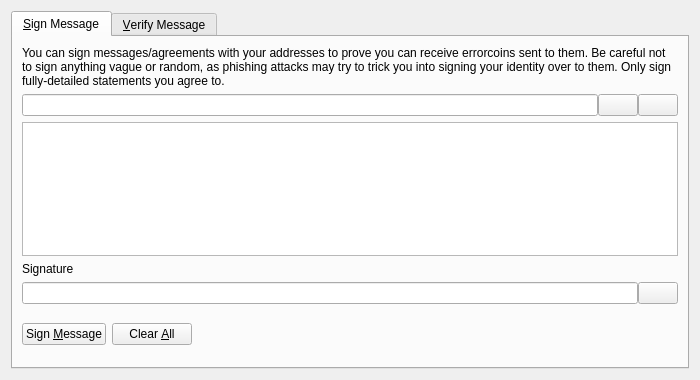
<?xml version="1.0" encoding="UTF-8"?>
<ui version="4.0">
 <class>SignVerifyMessageDialog</class>
 <widget class="QDialog" name="SignVerifyMessageDialog">
  <property name="geometry">
   <rect>
    <x>0</x>
    <y>0</y>
    <width>700</width>
    <height>380</height>
   </rect>
  </property>
  <property name="windowTitle">
   <string>Signatures - Sign / Verify a Message</string>
  </property>
  <property name="modal">
   <bool>true</bool>
  </property>
  <layout class="QVBoxLayout" name="verticalLayout">
   <item>
    <widget class="QTabWidget" name="tabWidget">
     <property name="currentIndex">
      <number>0</number>
     </property>
     <widget class="QWidget" name="tabSignMessage">
      <attribute name="title">
       <string>&amp;Sign Message</string>
      </attribute>
      <layout class="QVBoxLayout" name="verticalLayout_SM">
       <item>
        <widget class="QLabel" name="infoLabel_SM">
         <property name="text">
          <string>You can sign messages/agreements with your addresses to prove you can receive errorcoins sent to them. Be careful not to sign anything vague or random, as phishing attacks may try to trick you into signing your identity over to them. Only sign fully-detailed statements you agree to.</string>
         </property>
         <property name="textFormat">
          <enum>Qt::PlainText</enum>
         </property>
         <property name="wordWrap">
          <bool>true</bool>
         </property>
        </widget>
       </item>
       <item>
        <layout class="QHBoxLayout" name="horizontalLayout_1_SM">
         <property name="spacing">
          <number>0</number>
         </property>
         <item>
          <widget class="QValidatedLineEdit" name="addressIn_SM">
           <property name="toolTip">
            <string>The errorcoin address to sign the message with</string>
           </property>
          </widget>
         </item>
         <item>
          <widget class="QPushButton" name="addressBookButton_SM">
           <property name="toolTip">
            <string>Choose previously used address</string>
           </property>
           <property name="text">
            <string/>
           </property>
           <property name="icon">
            <iconset resource="../bitcoin.qrc">
             <normaloff>:/icons/address-book</normaloff>:/icons/address-book</iconset>
           </property>
           <property name="shortcut">
            <string>Alt+A</string>
           </property>
           <property name="autoDefault">
            <bool>false</bool>
           </property>
          </widget>
         </item>
         <item>
          <widget class="QPushButton" name="pasteButton_SM">
           <property name="toolTip">
            <string>Paste address from clipboard</string>
           </property>
           <property name="text">
            <string/>
           </property>
           <property name="icon">
            <iconset resource="../bitcoin.qrc">
             <normaloff>:/icons/editpaste</normaloff>:/icons/editpaste</iconset>
           </property>
           <property name="shortcut">
            <string>Alt+P</string>
           </property>
           <property name="autoDefault">
            <bool>false</bool>
           </property>
          </widget>
         </item>
        </layout>
       </item>
       <item>
        <widget class="QPlainTextEdit" name="messageIn_SM">
         <property name="toolTip">
          <string>Enter the message you want to sign here</string>
         </property>
        </widget>
       </item>
       <item>
        <widget class="QLabel" name="signatureLabel_SM">
         <property name="text">
          <string>Signature</string>
         </property>
         <property name="textFormat">
          <enum>Qt::PlainText</enum>
         </property>
        </widget>
       </item>
       <item>
        <layout class="QHBoxLayout" name="horizontalLayout_2_SM">
         <property name="spacing">
          <number>0</number>
         </property>
         <item>
          <widget class="QLineEdit" name="signatureOut_SM">
           <property name="font">
            <font>
             <italic>true</italic>
            </font>
           </property>
           <property name="readOnly">
            <bool>true</bool>
           </property>
          </widget>
         </item>
         <item>
          <widget class="QPushButton" name="copySignatureButton_SM">
           <property name="toolTip">
            <string>Copy the current signature to the system clipboard</string>
           </property>
           <property name="text">
            <string/>
           </property>
           <property name="icon">
            <iconset resource="../bitcoin.qrc">
             <normaloff>:/icons/editcopy</normaloff>:/icons/editcopy</iconset>
           </property>
           <property name="autoDefault">
            <bool>false</bool>
           </property>
          </widget>
         </item>
        </layout>
       </item>
       <item>
        <layout class="QHBoxLayout" name="horizontalLayout_3_SM">
         <item>
          <widget class="QPushButton" name="signMessageButton_SM">
           <property name="toolTip">
            <string>Sign the message to prove you own this errorcoin address</string>
           </property>
           <property name="text">
            <string>Sign &amp;Message</string>
           </property>
           <property name="icon">
            <iconset resource="../bitcoin.qrc">
             <normaloff>:/icons/edit</normaloff>:/icons/edit</iconset>
           </property>
           <property name="autoDefault">
            <bool>false</bool>
           </property>
          </widget>
         </item>
         <item>
          <widget class="QPushButton" name="clearButton_SM">
           <property name="toolTip">
            <string>Reset all sign message fields</string>
           </property>
           <property name="text">
            <string>Clear &amp;All</string>
           </property>
           <property name="icon">
            <iconset resource="../bitcoin.qrc">
             <normaloff>:/icons/remove</normaloff>:/icons/remove</iconset>
           </property>
           <property name="autoDefault">
            <bool>false</bool>
           </property>
          </widget>
         </item>
         <item>
          <spacer name="horizontalSpacer_1_SM">
           <property name="orientation">
            <enum>Qt::Horizontal</enum>
           </property>
           <property name="sizeHint" stdset="0">
            <size>
             <width>40</width>
             <height>48</height>
            </size>
           </property>
          </spacer>
         </item>
         <item>
          <widget class="QLabel" name="statusLabel_SM">
           <property name="font">
            <font>
             <weight>75</weight>
             <bold>true</bold>
            </font>
           </property>
           <property name="text">
            <string/>
           </property>
           <property name="wordWrap">
            <bool>true</bool>
           </property>
          </widget>
         </item>
         <item>
          <spacer name="horizontalSpacer_2_SM">
           <property name="orientation">
            <enum>Qt::Horizontal</enum>
           </property>
           <property name="sizeHint" stdset="0">
            <size>
             <width>40</width>
             <height>48</height>
            </size>
           </property>
          </spacer>
         </item>
        </layout>
       </item>
      </layout>
     </widget>
     <widget class="QWidget" name="tabVerifyMessage">
      <attribute name="title">
       <string>&amp;Verify Message</string>
      </attribute>
      <layout class="QVBoxLayout" name="verticalLayout_VM">
       <item>
        <widget class="QLabel" name="infoLabel_VM">
         <property name="text">
          <string>Enter the receiver's address, message (ensure you copy line breaks, spaces, tabs, etc. exactly) and signature below to verify the message. Be careful not to read more into the signature than what is in the signed message itself, to avoid being tricked by a man-in-the-middle attack. Note that this only proves the signing party receives with the address, it cannot prove sendership of any transaction!</string>
         </property>
         <property name="textFormat">
          <enum>Qt::PlainText</enum>
         </property>
         <property name="alignment">
          <set>Qt::AlignLeading|Qt::AlignLeft|Qt::AlignTop</set>
         </property>
         <property name="wordWrap">
          <bool>true</bool>
         </property>
        </widget>
       </item>
       <item>
        <layout class="QHBoxLayout" name="horizontalLayout_1_VM">
         <property name="spacing">
          <number>0</number>
         </property>
         <item>
          <widget class="QValidatedLineEdit" name="addressIn_VM">
           <property name="toolTip">
            <string>The errorcoin address the message was signed with</string>
           </property>
          </widget>
         </item>
         <item>
          <widget class="QPushButton" name="addressBookButton_VM">
           <property name="toolTip">
            <string>Choose previously used address</string>
           </property>
           <property name="text">
            <string/>
           </property>
           <property name="icon">
            <iconset resource="../bitcoin.qrc">
             <normaloff>:/icons/address-book</normaloff>:/icons/address-book</iconset>
           </property>
           <property name="shortcut">
            <string>Alt+A</string>
           </property>
           <property name="autoDefault">
            <bool>false</bool>
           </property>
          </widget>
         </item>
        </layout>
       </item>
       <item>
        <widget class="QPlainTextEdit" name="messageIn_VM"/>
       </item>
       <item>
        <widget class="QValidatedLineEdit" name="signatureIn_VM"/>
       </item>
       <item>
        <layout class="QHBoxLayout" name="horizontalLayout_2_VM">
         <item>
          <widget class="QPushButton" name="verifyMessageButton_VM">
           <property name="toolTip">
            <string>Verify the message to ensure it was signed with the specified errorcoin address</string>
           </property>
           <property name="text">
            <string>Verify &amp;Message</string>
           </property>
           <property name="icon">
            <iconset resource="../bitcoin.qrc">
             <normaloff>:/icons/transaction_0</normaloff>:/icons/transaction_0</iconset>
           </property>
           <property name="autoDefault">
            <bool>false</bool>
           </property>
          </widget>
         </item>
         <item>
          <widget class="QPushButton" name="clearButton_VM">
           <property name="toolTip">
            <string>Reset all verify message fields</string>
           </property>
           <property name="text">
            <string>Clear &amp;All</string>
           </property>
           <property name="icon">
            <iconset resource="../bitcoin.qrc">
             <normaloff>:/icons/remove</normaloff>:/icons/remove</iconset>
           </property>
           <property name="autoDefault">
            <bool>false</bool>
           </property>
          </widget>
         </item>
         <item>
          <spacer name="horizontalSpacer_1_VM">
           <property name="orientation">
            <enum>Qt::Horizontal</enum>
           </property>
           <property name="sizeHint" stdset="0">
            <size>
             <width>40</width>
             <height>48</height>
            </size>
           </property>
          </spacer>
         </item>
         <item>
          <widget class="QLabel" name="statusLabel_VM">
           <property name="font">
            <font>
             <weight>75</weight>
             <bold>true</bold>
            </font>
           </property>
           <property name="text">
            <string/>
           </property>
           <property name="wordWrap">
            <bool>true</bool>
           </property>
          </widget>
         </item>
         <item>
          <spacer name="horizontalSpacer_2_VM">
           <property name="orientation">
            <enum>Qt::Horizontal</enum>
           </property>
           <property name="sizeHint" stdset="0">
            <size>
             <width>40</width>
             <height>48</height>
            </size>
           </property>
          </spacer>
         </item>
        </layout>
       </item>
      </layout>
     </widget>
    </widget>
   </item>
  </layout>
 </widget>
 <customwidgets>
  <customwidget>
   <class>QValidatedLineEdit</class>
   <extends>QLineEdit</extends>
   <header>qt/qvalidatedlineedit.h</header>
  </customwidget>
 </customwidgets>
 <resources>
  <include location="../bitcoin.qrc"/>
 </resources>
 <connections/>
</ui>
